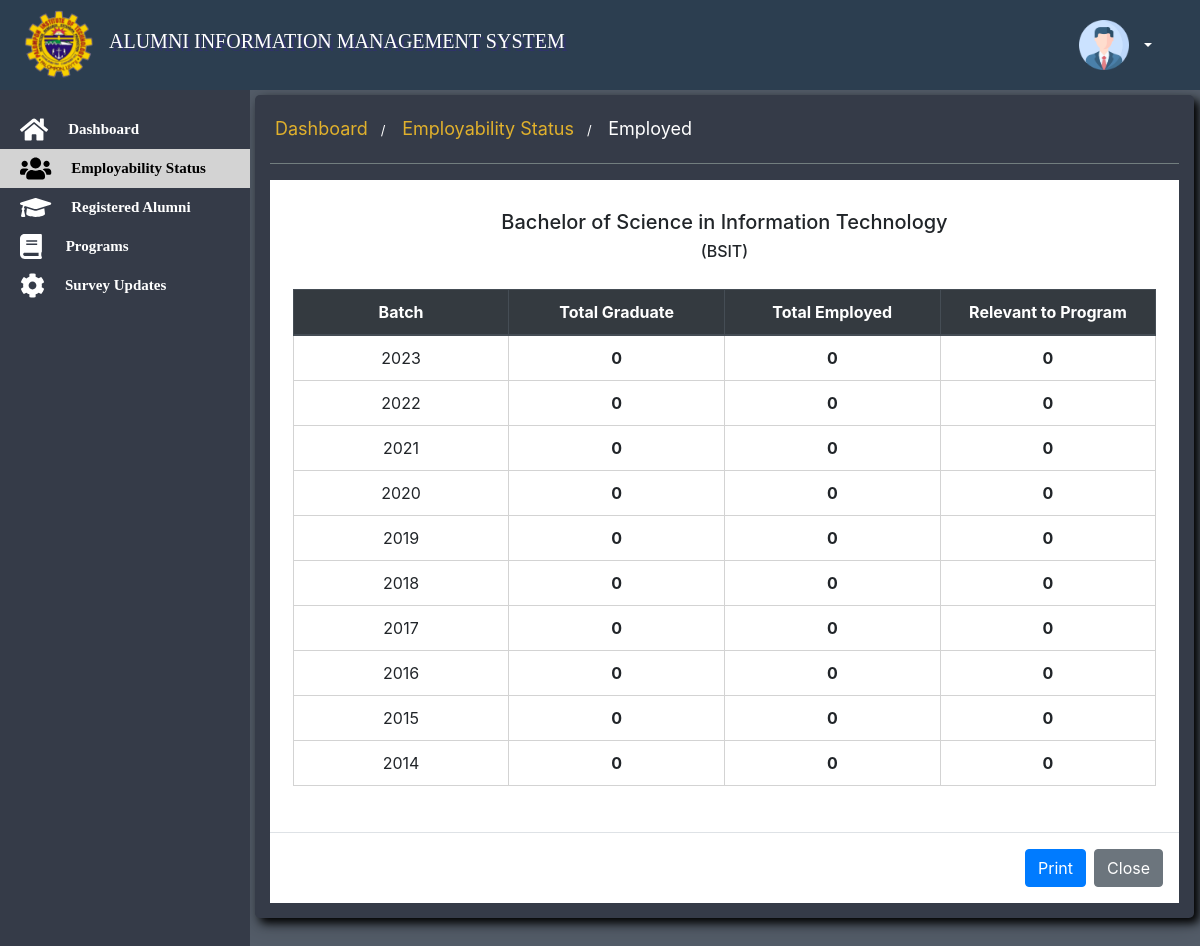
The app's page /employed.php?course=BSIT (signed in) with its own data.
### tables this page shows
CREATE TABLE `programs` (
  `ID` int(100) NOT NULL,
  `TITLE` varchar(1000) NOT NULL,
  `ABBREVIATION` varchar(100) NOT NULL,
  `DESCRIPTION` varchar(10000) NOT NULL,
  `DATE_ADDED` varchar(100) NOT NULL
);

### employed.php (the view, shortened to what this page needs)
<?php
      require "connection.php";
      if(isset($_SESSION['username'], $_SESSION['password'])) {
 ?>
<html>
<head>
</head>
<body>
<?php include "header.php"; ?>
<div class="containerr">
<?php include "sidebar.php";
	  ?>
<div class="contentt">
<div class="welcome">
<ul class="breadcrumb">
  <li><a href="dashboard.php">Dashboard</a></li>
  <li><a href="employability.php?employability=Employed">Employability Status</a></li>
  <li><a href="#" style="color:white;">Employed</a></li>
</ul>
    <hr>
</div>
<div class="eventtable">
<div class="con" id="con">
	<?php
	if (isset($_GET['course'])) {
		 	$course = $_GET['course'];
            $emp = 'Employed';
			$sql ="SELECT * FROM programs WHERE ABBREVIATION = '$course'";
		    $result= mysqli_query($con,$sql);
	   	    if( $row = mysqli_fetch_assoc($result)){
	   	    	?>
	   	   <h5><?php echo $row['TITLE']; ?></h5>
              <h6><?php echo '('.$row['ABBREVIATION'].')'; ?></h6>
			  <?php
            }?>
				<table class="table">
				<colgroup>
					<col width="25%">
					<col width="25%">
					<col width="25%">
					<col width="25%">
				</colgroup>
				  <thead class="thead-dark">
				    <tr>
				      <th scope="col">Batch</th>
				      <th scope="col">Total Graduate</th>
				      <th scope="col">Total Employed</th>
				      <th scope="col">Relevant to Program</th>
				    </tr>
				  </thead>
				  <tbody>
    <?php
    $batch = date("Y", strtotime('-1 year'));
     for($i=0;$i<10;$i++){
    ?>
			  	    <tr>
				      <td class="batch"><?php echo $batch;?></td>
				      <td class="total"><b><?php
                      $query ="SELECT * FROM alumni WHERE BATCH = '$batch' AND COURSE = '$course'";
                      $resul= mysqli_query($con,$query);
                      if ($totaln1 = mysqli_num_rows($resul)) {
                        echo $totaln1;
                    }else{
                        echo "0";
                    }
                       ?></b></td>
				      <td class="employed"><b><?php
                      $query ="SELECT * FROM survey WHERE BATCH = '$batch' AND COURSE = '$course' AND EMPLOYABILITY ='$emp'";
                      $resul= mysqli_query($con,$query);
                      $totaln2 = mysqli_num_rows($resul);
                    if($totaln2>0 AND $totaln1>0){
                        $totalemp = $totaln2/$totaln1*100;
                        echo $totaln2.' ('.$totalemp.'%)';
                    }else{
                        echo "0";
                    }
                       ?></b></td>
				      <td class="relevant"><b><?php
                      $query ="SELECT * FROM survey WHERE BATCH = '$batch' AND COURSE = '$course' AND EMPLOYABILITY ='$emp' AND RELEVANT = 'Yes'";
                      $resul= mysqli_query($con,$query);
                      $totaln3 = mysqli_num_rows($resul);
                      if ($totaln3>0 AND $totaln2>0) {
                        $totalrel = $totaln3/$totaln2*100;
                        echo $totaln3.' ('.$totalrel.'%)';
                    }else{
                        echo "0";
                    }
                       ?></b></td>
				    </tr>
    <?php
    $batch--;
     }
     ?>
  </tbody>
				</table>
        </div>
    <?php
	 }
	 ?>
	 <div class="modal-footer">
   <button type="button" class="btn btn-primary" onclick="print()">Print</button>
	 <a href="employability.php?employability=Employed"><button type="button" class="btn btn-secondary" data-dismiss="modal">Close</button> </a>
	 </div>
</div>
</div>
</div>
</body>
</html>
<?php
}else {
    header("location:login.php");
    exit;
    }
?>

### csstyle.css (style rules this page uses)
* { margin: 0; padding: 0; }
body { background-repeat: no-repeat; background-size: cover; background-color:#535c68; position: static; }
.containerr { width: 100%; padding: 90px 0; background-color: transparent; display: flex; }
.contentt { width: 98%; border-radius: 5px; margin-top:5px; margin-left:295px; margin-right:.5%; margin-bottom: 100px; background-color:#353b48; box-shadow: 5px 5px 10px 0 rgba(0,0,0.3),0 7px 21px 0 rgba(0,0,0,0.20); padding: 20px; display: flex; align-items: center; text-align: center; justify-content: center; flex-direction: column; }
.eventtable { width: 100%; background-color: #ffffff; display: flex; flex-direction: column; }
.con { width: 95%; margin: 30px auto; }
th,td { border: .5px solid lightgray; }
tr:hover td,th { background-color: lightgray; border: .5px solid white; }
.breadcrumb { list-style-type: none; padding: 10px 16px; text-align: center; margin: 0; padding: 0; background-color:transparent; }
.breadcrumb li { display: inline-block; font-size: 13px; width: auto; }
.breadcrumb li+ li:before { padding: 8px; color: white; width: auto; content: "/\00a0"; }
.breadcrumb li a { color: #e1b12c; text-decoration: none; width: auto; font-size: 18px; display: inline-block; }
.welcome { width: 100%; text-align: left; }
hr { width: 100%; background: #7f8c8d; }
@media screen and (max-width: 1600px) { .contentt { margin-left: 255px; padding: 15px; } }

### header.php (style rules this page uses)
li { width: 100%; list-style: none; }
li a { text-decoration: none; color: black; font-size: 12px; align-items: center; display: flex; padding: 5px; }

### sidebar.php (style rules this page uses)
li { width: 100%; }

### employed.php (style rules this page uses)
h6 { padding-bottom: 20px; }
th,td { text-align: center; }

### records on screen
programs: TITLE "Bachelor of Science in Information Technology", ABBREVIATION "BSIT"
